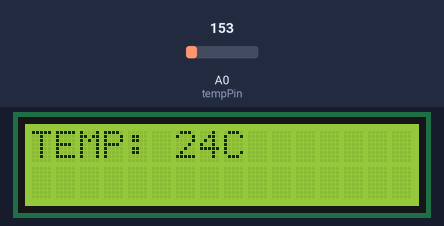
The sketch below on a simulated Arduino Uno, built with avr-gcc and run on an emulated ATmega328P. Shown: 16×2 character LCD. The inputs (shaded band) are chosen by the test bench; at power-on: A0 (tempPin) = 153.

Above: at 1.2 s.
1.3 s: A0 (tempPin) set to 165
At 1.69 s:
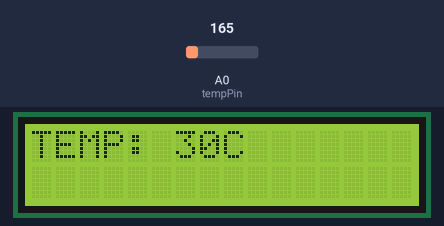
4.3 s: A0 (tempPin) set to 175
At 4.54 s:
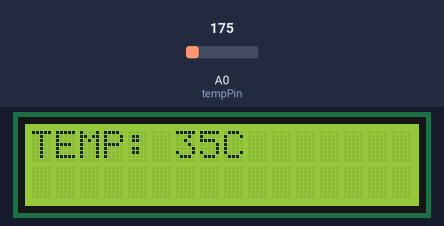
5.8 s: A0 (tempPin) set to 191
At 6.18 s:
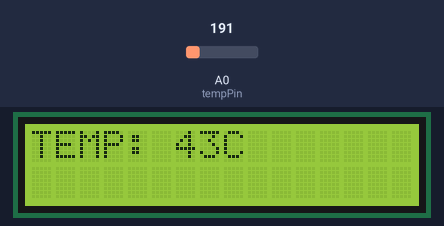
Timing chart, 0 to 8.8 s (numbered marks = the images above; inputs shaded):
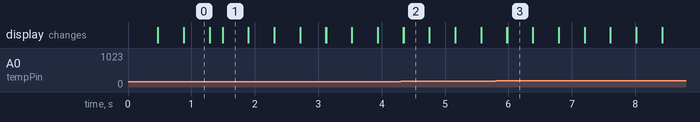

Measured:
- after the input at 1.3 s, the display: changes after 0.19 s (image 1)
- after the input at 4.3 s, the display: first differs from a run without the input after 0.05 s (image 2)
- after the input at 5.8 s, the display: first differs from a run without the input after 0.18 s (image 3)
- what the display in image 0 shows lasts 0.4 s, from 0.9 s to 1.3 s

The sketch:

thermometer.ino
```cpp
#include <LiquidCrystal.h>
LiquidCrystal lcd(12,11,8,7,6,5);
int tempPin = A0;
int temp;

void setup() {
	Serial.begin(9600);
	lcd.begin(16,2);
}

void loop() {
	temp = readTemp();
	lcd.print("TEMP: ");
	lcd.print(temp);
	lcd.print("C ");
	lcd.setCursor(0,1);
	delay(200);
	lcd.clear();
}

int readTemp() {
	temp = analogRead(tempPin);
	return ((( temp * 5 ) / 1024.0) - 0.5) * 100;
}

  
```
